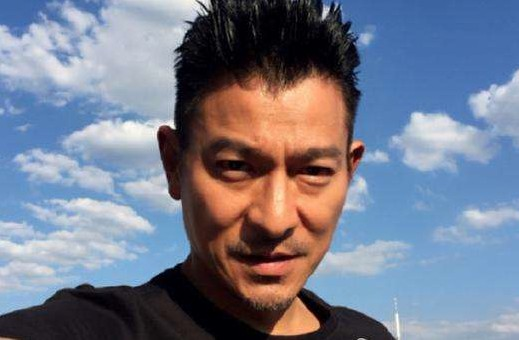
%> input picture lab1/刘德华_自拍照.jpg, 519 x 340 px
$ octave lab1_a3.m   (GNU Octave 9; MATLAB toolbox functions it lacks are replaced by stand-ins)
%> lines starting %> are read from the running program, lines starting %| are printed output that depends on the picture; in (x1, y1, x2, y2) boxes, pixels count from 0 and x2, y2 are one past the last pixel; in counts of white or black regions, pixels touching at a corner belong together; the program's own positions count from 1
%1、读取实验数据包里面“03-刘德华.jpg”，
%提取出自拍照里面的天空背景，将其替换成“03-大海背景.jpg”

imag=imread('刘德华_自拍照.jpg');
%> imag is the input picture: size 340x519x3 uint8; mean R, G, B 118.1, 123.6, 141
imag2=imread('大海背景.jpg');
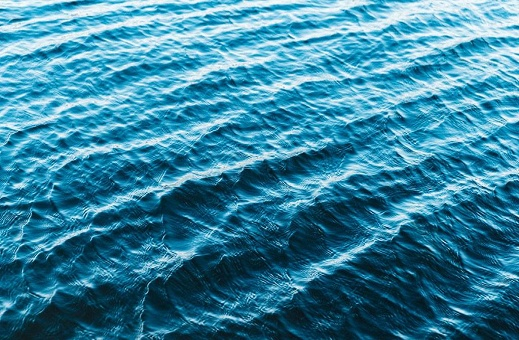
%> input picture lab1/大海背景.jpg, 519 x 340 px
%> imag2 is the input picture: size 340x519x3 uint8; mean R, G, B 56.3, 131.7, 159.7

R=imag(:,:,1);%rgb三通道
G=imag(:,:,2);
B=imag(:,:,3);
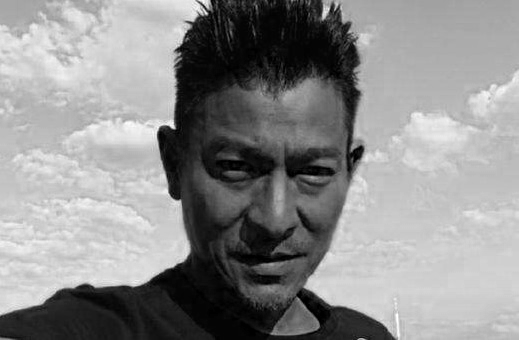
%> B: size 340x519 uint8; min 0, max 255, mean 141
%改变背景的rgb范围
R(R<57)=0;
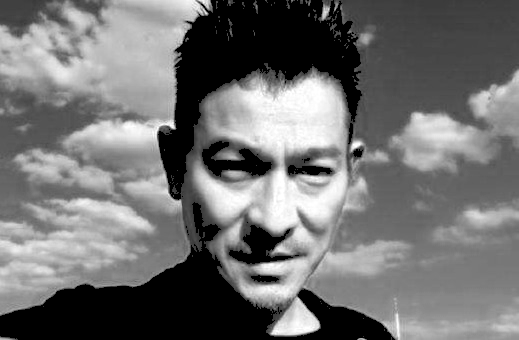
%> R: size 340x519 uint8; min 0, max 255, mean 113.4
G(G<96)=0;
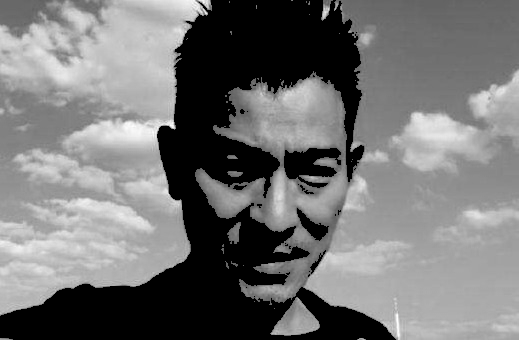
%> G: size 340x519 uint8; min 0, max 255, mean 116
B(B<152)=0;
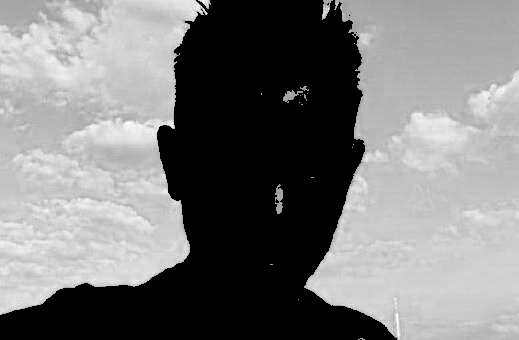
%> B: size 340x519 uint8; min 0, max 255, mean 123.2
c=R&G&B;
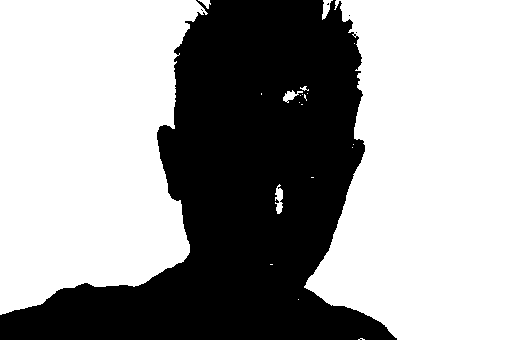
%> c: size 340x519 logical; 62.3% white; 5 black regions (4 under 20 px), largest, box (x1, y1, x2, y2) and area: (0, 0, 397, 340) 66567
se=strel('disk',5);%直径为5的结构元素
i2=imopen(c,se);%开运算
%> i2: size 340x519 logical; 61.8% white; 1 black region, box (x1, y1, x2, y2) and area: (0, 0, 397, 340) 67349
i3=[i2==0];
imag3=double(imag2).*i2+double(imag).*i3;%图像合成
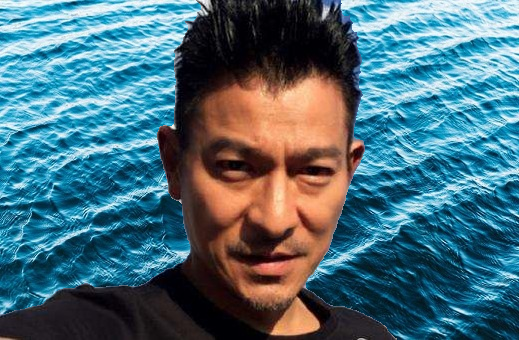
%> imag3: size 340x519x3 double; mean R, G, B 73.4, 109.3, 122.8
imshow(mat2gray(imag3));
title('刘德华-大海图像');
